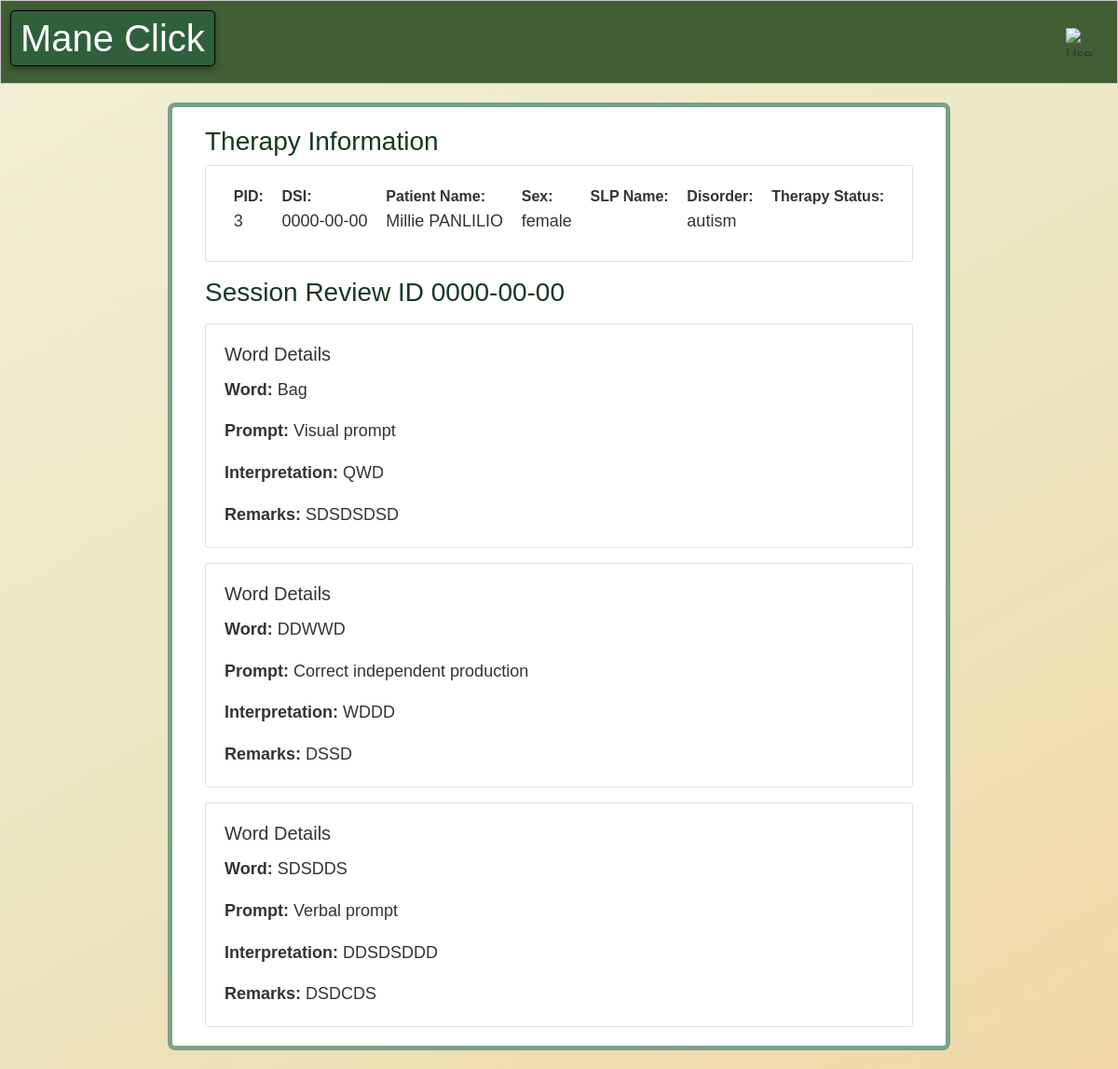
Page /MANECLICK-V.2/FRONTEND/session-profile.php?patient_id=3&date=2024-10-07 (signed in) on the committed database.
### tables this page shows
CREATE TABLE IF NOT EXISTS `therapy` (
  `id` int NOT NULL AUTO_INCREMENT,
  `patient_id` int NOT NULL,
  `name` varchar(100) NOT NULL,
  `sex` enum('male','female','other') NOT NULL,
  `SLP` varchar(100) NOT NULL,
  `disorders` varchar(255) DEFAULT NULL,
  `DSI` date DEFAULT NULL,
  `DOE` date DEFAULT NULL,
  `valid_until` date DEFAULT NULL,
  `FTD` date DEFAULT NULL,
  `TFD` date DEFAULT NULL,
  `overall_remarks` text,
  `status` enum('active','inactive') DEFAULT 'active',
  `createdAt` timestamp NULL DEFAULT CURRENT_TIMESTAMP,
  `user_id` varchar(100) DEFAULT NULL,
  `is_verified` varchar(100) DEFAULT 'No',
  PRIMARY KEY (`id`)
);

CREATE TABLE IF NOT EXISTS `t_sessions` (
  `id` int NOT NULL AUTO_INCREMENT,
  `DSI` varchar(255) NOT NULL,
  `patient_id` int NOT NULL,
  `session_number` int NOT NULL,
  `word` varchar(100) NOT NULL,
  `prompt` varchar(255) DEFAULT NULL,
  `interpretation` text,
  `remarks` text,
  `createdAt` timestamp NULL DEFAULT CURRENT_TIMESTAMP,
  `updatedAt` timestamp NULL DEFAULT CURRENT_TIMESTAMP ON UPDATE CURRENT_TIMESTAMP,
  PRIMARY KEY (`id`)
);

### MANECLICK-V.2/FRONTEND/session-profile.php (the view, shortened to what this page needs)
<?php
include '../BACKEND/config/db.php';
$patientId = isset($_GET['patient_id']) ? $_GET['patient_id'] : null;
$date = isset($_GET['date']) ? $_GET['date'] : null;
$stmt = $conn->prepare("SELECT * FROM t_sessions WHERE patient_id = :patientId AND DATE(createdAt) = :date");
$stmt->bindParam(':patientId', $patientId, PDO::PARAM_INT);
$stmt->bindParam(':date', $date, PDO::PARAM_STR);
$stmt->execute();
$existSession = $stmt->fetchAll(PDO::FETCH_ASSOC);
$stmt = $conn->prepare("SELECT * FROM therapy LEFT JOIN users ON therapy.user_id = users.id WHERE patient_id = :patientId");
$stmt->bindParam(':patientId', $patientId, PDO::PARAM_INT);
$stmt->execute();
$therapyDets = $stmt->fetch(PDO::FETCH_ASSOC);
?>
<!DOCTYPE html>
<html lang="en">
<head>
    <link rel="stylesheet" href="./css/index.css">
    <link rel="stylesheet" href="https://stackpath.bootstrapcdn.com/bootstrap/4.5.2/css/bootstrap.min.css">
</head>
<body>
    <div id="header">
        <?php include './component/pageHeader.php' ?>
    </div>
    <div class="cont-component">
        <div class="container w-[50%]">
            <div class="row">
                <div class="col-md-12">
                    <h3 style="color:#133A1B">Therapy Information</h3>
                    <div class="card mb-3">
                        <div class="card-body" style="display:flex; justify-content:space-around">
                            <div class="d-flex flex-column mb-2">
                                <strong>PID:</strong>
                                <p class="card-text"><?php echo $therapyDets['patient_id']; ?></p>
                            </div>
                            <div class="d-flex flex-column mb-2">
                                <strong>DSI:</strong>
                                <p class="card-text"><?php echo $therapyDets['DSI']; ?></p>
                            </div>
                            <div class="d-flex flex-column mb-2">
                                <strong>Patient Name:</strong>
                                <p class="card-text"><?php echo $therapyDets['name']; ?></p>
                            </div>
                            <div class="d-flex flex-column mb-2">
                                <strong>Sex:</strong>
                                <p class="card-text"><?php echo $therapyDets['sex']; ?></p>
                            </div>
                            <div class="d-flex flex-column mb-2">
                                <strong>SLP Name:</strong>
                            </div>
                            <div class="d-flex flex-column mb-2">
                                <strong>Disorder:</strong>
                                <p class="card-text"><?php echo $therapyDets['disorders']; ?></p>
                            </div>
                            <div class="d-flex flex-column mb-2">
                                <strong>Therapy Status:</strong>
                            </div>
                        </div>
                    </div>
                    <h3 style="color:#133A1B">Session Review ID <?php echo $existSession[0]['DSI']; ?></h3>
                    <?php foreach ($existSession as $session) : ?>
                        <div class="card mt-3">
                            <div class="card-body">
                                <h5 class="card-title">Word Details</h5>
                                <p class="card-text"><strong>Word: </strong><?php echo $session['word']; ?></p>
                                <p class="card-text"><strong>Prompt: </strong><?php echo $session['prompt']; ?></p>
                                <p class="card-text"><strong>Interpretation: </strong><?php echo $session['interpretation']; ?></p>
                                <p class="card-text"><strong>Remarks: </strong><?php echo $session['remarks']; ?></p>
                            </div>
                        </div>
                    <?php endforeach; ?>
                </div>
            </div>
        </div>
</body>
</html>

### MANECLICK-V.2/FRONTEND/css/index.css (style rules this page uses)
* { padding: 0; margin: 0; box-sizing: border-box; }
body { font-family: 'Helvetica Neue', Arial, sans-serif; font-size: 16px; line-height: 1.7; color: #2C3E50; background: linear-gradient(150deg, #F2F0D7, #ECE7C3, #f1d7a7); margin: 0; box-sizing: border-box; -webkit-font-smoothing: antialiased; }
h1, h2, h3 { margin-bottom: 10px; }
h3 { font-size: 18px; }
p { margin-bottom: 15px; }

### MANECLICK-V.2/FRONTEND/session-profile.php (style rules this page uses)
body { font-family: Arial, sans-serif; font-size: 16px; line-height: 1.6; color: #333; background-color: #E4DEAE; }
.cont-component { margin: 20px auto; border: 5px solid #79a18a; border-radius: .5rem; width: 70%; padding: 20px; background-color: white; }
.card-body p { font-size: large; }

### rows in the picture
therapy: patient "3", DSI "0000-00-00", name "Millie PANLILIO", sex "female", disorders "autism"
t_sessions: DSI "0000-00-00", word "Bag", prompt "Visual prompt", interpretation "QWD", remarks "SDSDSDSD"
t_sessions: word "DDWWD", prompt "Correct independent production", interpretation "WDDD", remarks "DSSD"
t_sessions: word "SDSDDS", prompt "Verbal prompt", interpretation "DDSDSDDD", remarks "DSDCDS"
